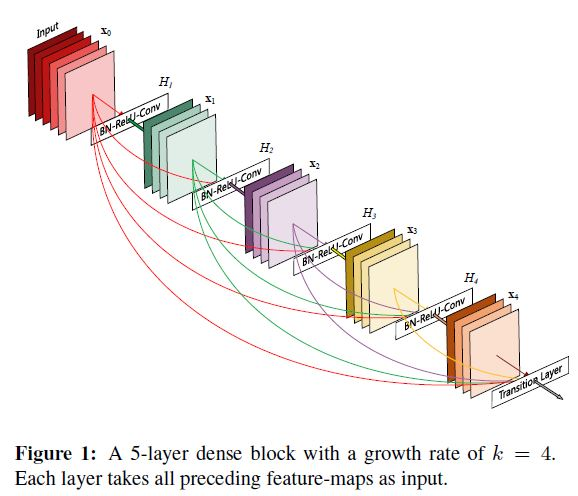
#> input picture figures/DenseNetOverview.jpg, 578 x 496 px, given in place of VGG.png, which was not available
$ python VGG16.py
#> lines starting #> are read from the running program, lines starting #| are printed output that depends on the picture; pictures that were not available may be replaced by others from this repository, and a replacement may not be noted
### deepplot.py
import sys
import matplotlib.pyplot as plt
import numpy as np
import cv2

def read_img(paths, size=550):
#> called with size = 550
    imgs = []
    for path in paths:
        img = cv2.imread(path)
#> img is the input picture: shape (496, 578, 3); mean B, G, R 237.2, 238.8, 242.7
        img = cv2.cvtColor(img, cv2.COLOR_BGR2RGB)
        img = cv2.resize(img, (size, img.shape[0]))
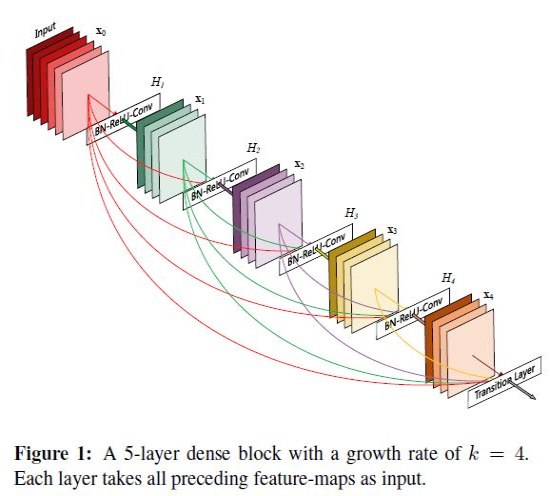
#> img: shape (496, 550, 3); mean R, G, B 242.7, 238.8, 237.2
        imgs.append(img)
#> pass 2 of the loop in read_img, `for path in paths:`:
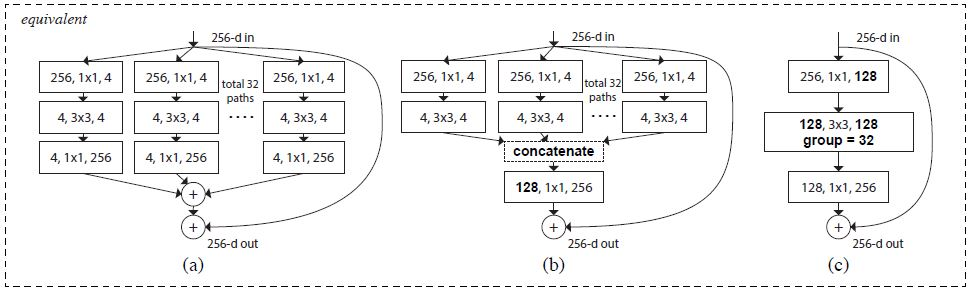
#> input picture figures/ResNextV.jpg, 971 x 293 px, given in place of VGG_B.png, which was not available
#> in read_img, img is the input picture: shape (293, 971, 3); mean B, G, R 242.8, 242.9, 242.9
#> in read_img, `img = cv2.resize(img, (size, img.shape[0]))`:
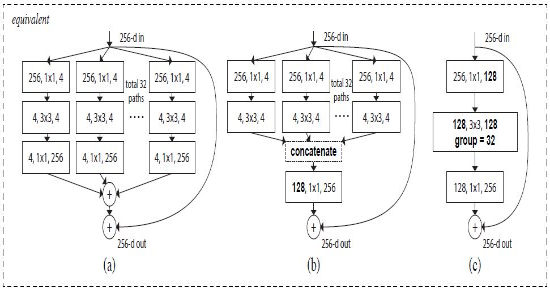
#> img: shape (293, 550, 3); mean R, G, B 243, 243, 243
    f = np.vstack((imgs))
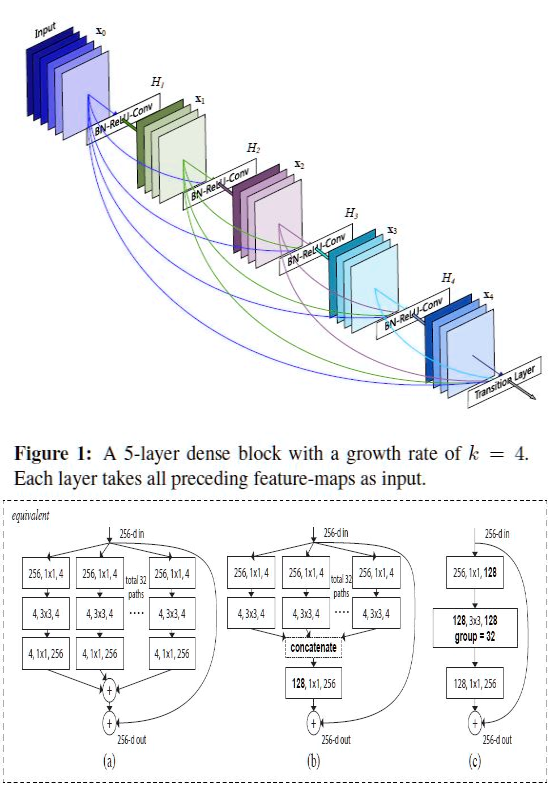
#> f: shape (789, 550, 3); mean of channels 0, 1, 2 242.8, 240.4, 239.3; drawn as B, G, R
    return f


# [8 lines left out: function showImage, not called in this run]

def TLU():
    plt.figure(figsize=(10, 10))
    showImage(['figures/TLU.png'])

def Perceptron():
    plt.figure(figsize=(10, 10))
    showImage(['figures/Perceptron.png'])

def MLP():
    plt.figure(figsize=(10, 10))
    showImage(['figures/MLP.png'])

# [17 lines left out: functions LeNet5, AlexNet, not called in this run]


def VGG():
    plt.figure(figsize=(11, 11))
    VGG = read_img(["figures/VGG.png", "figures/VGG_B.png"], size=550)
    plt.imshow(VGG)
    plt.xticks([])
    plt.yticks([])
    plt.title("VGG architecture")
    plt.show()

# [128 lines left out: functions InceptionModule, GoogleNet, GoogleNetAux, PlainVsRes, ResidualBlock, ResTypes and 10 more, not called in this run]

### VGG16.py
"""
With ConvNets becoming more of a commodity in the computer vision field,
a number of attempts have been made to improve the original architecture
of Krizhevsky et al. (2012) in a bid to achieve better accuracy.
For instance, the best-performing submissions to the ILSVRC-2013 utilised
smaller receptive window size and smaller stride of the first convolutional
layer. Another line of improvements dealt with training and testing the
networks densely over the whole image and over multiple scales.

In this paper, we address another important aspect of ConvNet architecture
design – its depth. To this end, we fix other parameters of the architecture,
and steadily increase the depth of the network by adding more convolutional
layers, which is feasible due to the use of very small (3 × 3) convolution
filters in all layers.
"""
import tensorflow as tf
import numpy as np
import deepplot

from tensorflow.keras import Input, Model
from tensorflow.keras.layers import Conv2D, MaxPool2D, Dense, Flatten, Activation

"""
ARCHITECTURE

Input - 224 x 224 RGB image
Preprocessing - subtract mean RGB value from each pixel

Conv layers - small receptive field (3 x 3), one has 1 x 1
            - strides 1
            - padding (same) such that spatial resolution is
            preserved after convolution
Pool layers - max pooling
            - spatial pooling carried out by five max-pooling
              layers
            - 2 x 2 pixel window, with stride 2

All hidden layers equipped with rectification non-linearity (ReLU).
Last layer uses Softmax activation function

The width of conv. layers (the number of channels) is rather small,
starting from 64 in the first layer and then increasing by a factor
of 2 after each max-pooling layer, until it reaches 512.

In spite of a large depth, the number of weights in our nets is
not greater than the number of weights in a more shallow net with
larger conv. layer widths and receptive fields
"""

deepplot.VGG()

#> (the run stopped early here; a loop or call above may not have finished)
